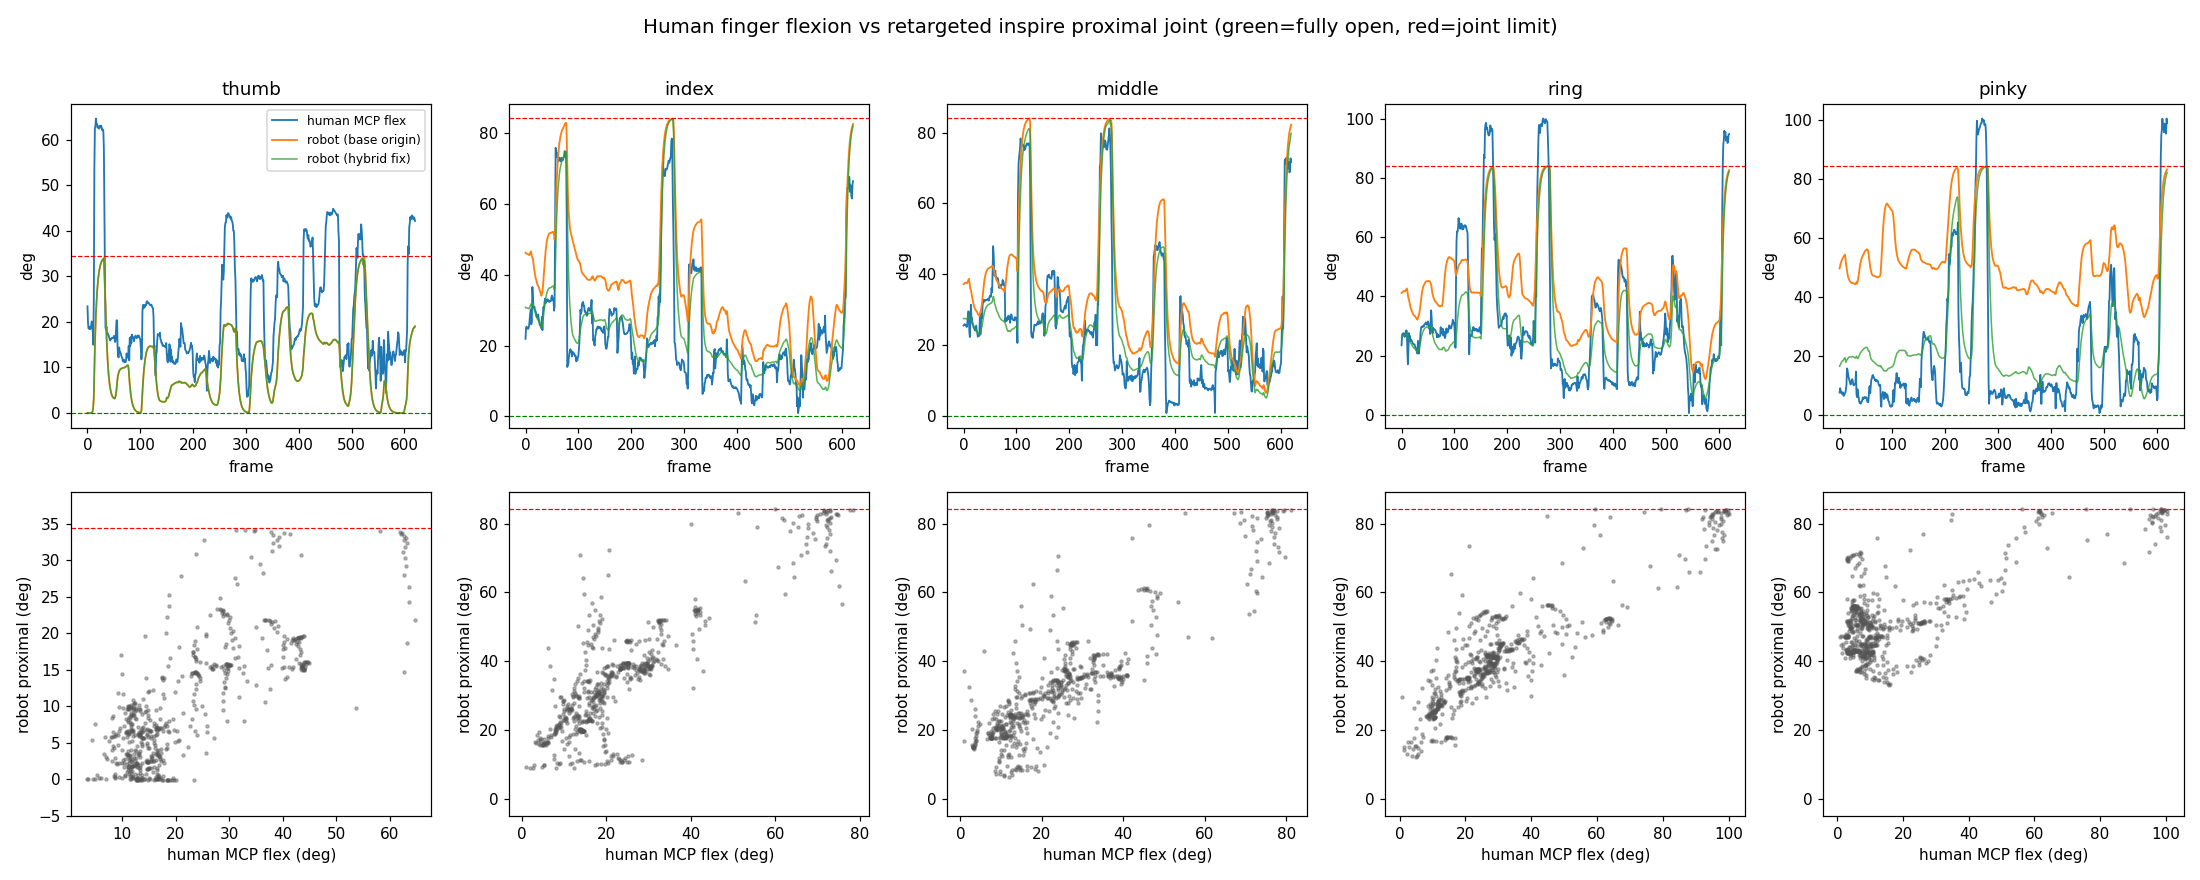

Generate this figure with Python:
"""
Diagnose the open<->close amplitude mismatch between the human hand in the video
and the retargeted inspire hand.

For every frame we measure:
  - human per-finger MCP flexion angle (deg)  = angle(wrist->MCP , MCP->PIP)
        ~0 deg when the finger is flat/extended, grows as it curls.
  - robot per-finger *_proximal_joint angle (deg) from retarget() qpos.
        joint limit is [0, 1.47 rad] = [0, 84.2 deg]  (0 = extended, 84 = curled)
  - human finger SPREAD (fan angle between index and pinky), which the inspire
        4 fingers physically cannot reproduce (no abduction joint).

Then we sweep scaling_factor to see whether the range can be recovered by tuning.

Run:
  MSYS_NO_PATHCONV=1 wsl.exe -d Ubuntu-22.04 --cd '<this dir>' -- \
      /home/zhang123/ros2_ws/enter/envs/lerobot/bin/python diag_openness.py
Env: MAX_FRAMES (default all)
"""
import os
import sys
from pathlib import Path

import cv2
import numpy as np

HERE = Path(__file__).resolve().parent
REPO = HERE.parents[2]                      # .../dex-retargeting
sys.path.insert(0, str(REPO / "src"))
sys.path.insert(0, str(HERE.parent))        # for single_hand_detector

from dex_retargeting.retargeting_config import RetargetingConfig       # noqa: E402
from single_hand_detector import SingleHandDetector                    # noqa: E402

URDF_DIR = REPO / "assets" / "robots" / "hands"
CFG = REPO / "src" / "dex_retargeting" / "configs" / "teleop" / "inspire_hand_right.yml"

# locate the video
DATA = HERE.parent / "data"
vids = sorted(DATA.glob("*.mp4"))
VIDEO = DATA / "human_hand_video.mp4"
if not VIDEO.exists():
    if not vids:
        raise SystemExit(f"No .mp4 found in {DATA}")
    VIDEO = vids[0]

MAX_FRAMES = int(os.environ.get("MAX_FRAMES", "100000"))

# MANO / mediapipe 21-keypoint indices
WRIST = 0
FINGERS = {
    "thumb":  dict(mcp=2,  pip=3,  tip=4,  prox="thumb_proximal_pitch_joint"),
    "index":  dict(mcp=5,  pip=6,  tip=8,  prox="index_proximal_joint"),
    "middle": dict(mcp=9,  pip=10, tip=12, prox="middle_proximal_joint"),
    "ring":   dict(mcp=13, pip=14, tip=16, prox="ring_proximal_joint"),
    "pinky":  dict(mcp=17, pip=18, tip=20, prox="pinky_proximal_joint"),
}
LIMIT_DEG = np.rad2deg(1.47)   # proximal joint upper limit for the 4 fingers


def ang(u, v):
    """angle between two vectors, degrees"""
    nu, nv = np.linalg.norm(u), np.linalg.norm(v)
    if nu < 1e-9 or nv < 1e-9:
        return 0.0
    c = np.clip(np.dot(u, v) / (nu * nv), -1.0, 1.0)
    return float(np.rad2deg(np.arccos(c)))


def human_mcp_flexion(jp, mcp, pip):
    meta = jp[mcp] - jp[WRIST]     # wrist -> MCP  (metacarpal ray)
    prox = jp[pip] - jp[mcp]       # MCP  -> PIP  (proximal phalanx)
    return ang(meta, prox)


def human_spread(jp):
    """fan angle between the index and pinky finger directions (MCP->tip)"""
    vi = jp[FINGERS["index"]["tip"]] - jp[FINGERS["index"]["mcp"]]
    vp = jp[FINGERS["pinky"]["tip"]] - jp[FINGERS["pinky"]["mcp"]]
    return ang(vi, vp)


def span(a, lo=5, hi=95):
    a = np.asarray(a)
    return np.percentile(a, lo), np.percentile(a, hi)


def main():
    RetargetingConfig.set_default_urdf_dir(str(URDF_DIR))
    print(f"video : {VIDEO.name}")
    print(f"config: {CFG.name}\n")

    # ---- pass 1: detect all keypoints once, cache them ----
    detector = SingleHandDetector(hand_type="Right", selfie=False)
    cap = cv2.VideoCapture(str(VIDEO))
    joints = []          # list of (21,3) metric MANO-frame keypoints
    n_read = n_found = 0
    while n_read < MAX_FRAMES:
        ok, bgr = cap.read()
        if not ok:
            break
        n_read += 1
        rgb = cv2.cvtColor(bgr, cv2.COLOR_BGR2RGB)
        num, jp, _, _ = detector.detect(rgb)
        if num > 0:
            joints.append(jp)
            n_found += 1
    cap.release()
    print(f"frames read={n_read}  hand detected={n_found}\n")
    if n_found < 5:
        raise SystemExit("Too few detections.")
    J = np.stack(joints)   # (F,21,3)

    # ---- human metrics ----
    human_flex = {f: np.array([human_mcp_flexion(jp, d["mcp"], d["pip"])
                               for jp in J]) for f, d in FINGERS.items()}
    spread = np.array([human_spread(jp) for jp in J])

    # ---- robot metrics (override-driven; ref built from the built optimizer's
    #      own human indices so base-origin and local-origin variants both work) ----
    def run_retarget(override):
        rt = RetargetingConfig.load_from_file(str(CFG), override=override).build()
        names = rt.joint_names
        idx = {f: names.index(d["prox"]) for f, d in FINGERS.items()}
        yaw_i = names.index("thumb_proximal_yaw_joint")
        hi = np.asarray(rt.optimizer.target_link_human_indices)
        origin_h, task_h = hi[0], hi[1]
        out = {f: [] for f in FINGERS}
        yaw = []
        for jp in J:
            ref = jp[task_h, :] - jp[origin_h, :]
            q = rt.retarget(ref)
            for f in FINGERS:
                out[f].append(np.rad2deg(q[idx[f]]))
            yaw.append(np.rad2deg(q[yaw_i]))
        return {f: np.array(v) for f, v in out.items()}, np.array(yaw)

    robot_flex, robot_yaw = run_retarget({"scaling_factor": 1.15})

    # ================= REPORT =================
    print("=" * 78)
    print("FLEXION (open<->close)  —  per finger, degrees")
    print("  human = MCP flexion angle;  robot = proximal joint (limit 0..%.0f deg)" % LIMIT_DEG)
    print("-" * 78)
    print(f"{'finger':7} | {'HUMAN p5..p95 (span)':26} | {'ROBOT p5..p95 (span)':26} | robot/limit")
    print("-" * 78)
    for f in FINGERS:
        h5, h95 = span(human_flex[f])
        r5, r95 = span(robot_flex[f])
        hspan = h95 - h5
        rspan = r95 - r5
        lim = LIMIT_DEG if f != "thumb" else np.rad2deg(0.6)
        print(f"{f:7} | {h5:6.1f}..{h95:6.1f}  ({hspan:5.1f}) | "
              f"{r5:6.1f}..{r95:6.1f}  ({rspan:5.1f}) | {100*rspan/lim:4.0f}% of range")
    print("-" * 78)
    print("  If ROBOT span << HUMAN span, the open/close amplitude is being compressed.")
    print("  robot p5 near 0  = hand fully opens/flattens;  p95 near limit = fully closes.\n")

    print("=" * 78)
    print("SPREAD (fingers splaying apart)  —  degrees, index-vs-pinky fan angle")
    s5, s95 = span(spread)
    print(f"  human spread: {s5:5.1f} .. {s95:5.1f}   (varies by {s95-s5:.1f} deg)")
    print(f"  robot spread: FIXED — inspire's 4 fingers have NO abduction joint.")
    print(f"                only thumb yaw moves sideways (limit 0..{np.rad2deg(1.308):.0f} deg).\n")

    # ---- scaling sweep (index finger, reusing cached keypoints) ----
    print("=" * 78)
    print("SCALING SWEEP — effect on INDEX proximal (deg), does tuning recover range?")
    print("-" * 78)
    print(f"{'scaling':8} | {'index p5..p95 (span)':26} | opens? (p5~0)  closes? (p95~84)")
    print("-" * 78)
    for s in [1.0, 1.15, 1.3, 1.5, 1.7, 2.0]:
        rf, _ = run_retarget({"scaling_factor": s})
        r5, r95 = span(rf["index"])
        opens = "yes" if r5 < 12 else ("~" if r5 < 25 else "NO")
        closes = "yes" if r95 > 72 else ("~" if r95 > 55 else "NO")
        print(f"{s:8.2f} | {r5:6.1f}..{r95:6.1f}  ({r95-r5:5.1f}) | "
              f"open={opens:3}   close={closes}")
    print("=" * 78)

    # ---- FIX TEST: local per-finger origin (each finger's own MCP) instead of base ----
    # origin link = each finger's proximal (MCP) link; human origin = that finger's MCP.
    # removes the shared far-away palm offset so each finger's curl maps locally.
    local_override = {
        "target_origin_link_names": ["thumb_proximal_base", "index_proximal",
                                     "middle_proximal", "ring_proximal", "pinky_proximal"],
        "target_link_human_indices": np.array([[2, 5, 9, 13, 17],
                                               [4, 8, 12, 16, 20]]),
        "scaling_factor": 1.15,
    }
    robot_local, _ = run_retarget(local_override)

    # HYBRID: keep thumb on base origin (opposition needs it), fingers local.
    hybrid_override = {
        "target_origin_link_names": ["base", "index_proximal",
                                     "middle_proximal", "ring_proximal", "pinky_proximal"],
        "target_link_human_indices": np.array([[0, 5, 9, 13, 17],
                                               [4, 8, 12, 16, 20]]),
        "scaling_factor": 1.15,
    }
    robot_hybrid, _ = run_retarget(hybrid_override)

    print()
    print("=" * 78)
    print("FIX TEST — proximal p5..p95 (deg); p5 near 0 = finger fully opens")
    print("-" * 78)
    print(f"{'finger':7} | {'BASE (shipped)':20} | {'ALL-LOCAL':20} | {'HYBRID (recommend)':20}")
    print("-" * 78)
    for f in FINGERS:
        b5, b95 = span(robot_flex[f])
        l5, l95 = span(robot_local[f])
        h5, h95 = span(robot_hybrid[f])
        print(f"{f:7} | {b5:5.1f}..{b95:5.1f} sp{b95-b5:5.1f} | "
              f"{l5:5.1f}..{l95:5.1f} sp{l95-l5:5.1f} | "
              f"{h5:5.1f}..{h95:5.1f} sp{h95-h5:5.1f}")
    print("=" * 78)
    print("  HYBRID = thumb keeps base origin, 4 fingers use their own MCP as origin.")

    # ---- plot ----
    try:
        import matplotlib
        matplotlib.use("Agg")
        import matplotlib.pyplot as plt
        order = ["thumb", "index", "middle", "ring", "pinky"]
        fig, axes = plt.subplots(2, 5, figsize=(20, 8))
        for j, f in enumerate(order):
            lim = LIMIT_DEG if f != "thumb" else np.rad2deg(0.6)
            # time series
            ax = axes[0, j]
            ax.plot(human_flex[f], label="human MCP flex", color="#1f77b4", lw=1.2)
            ax.plot(robot_flex[f], label="robot (base origin)", color="#ff7f0e", lw=1.2)
            ax.plot(robot_hybrid[f], label="robot (hybrid fix)", color="#2ca02c", lw=1.0, alpha=.8)
            ax.axhline(lim, ls="--", c="r", lw=.8)
            ax.axhline(0, ls="--", c="g", lw=.8)
            ax.set_title(f"{f}"); ax.set_xlabel("frame"); ax.set_ylabel("deg")
            if j == 0:
                ax.legend(fontsize=8)
            # scatter human vs robot
            ax2 = axes[1, j]
            ax2.scatter(human_flex[f], robot_flex[f], s=4, alpha=.4, color="#555")
            ax2.axhline(lim, ls="--", c="r", lw=.8)
            ax2.set_xlabel("human MCP flex (deg)")
            ax2.set_ylabel("robot proximal (deg)")
            ax2.set_ylim(-5, max(lim, robot_flex[f].max()) + 5)
        fig.suptitle("Human finger flexion vs retargeted inspire proximal joint "
                     "(green=fully open, red=joint limit)", fontsize=13)
        fig.tight_layout(rect=[0, 0, 1, 0.97])
        out = HERE / "diag_openness.png"
        fig.savefig(out, dpi=110)
        print(f"\nsaved plot -> {out}")
    except Exception as e:
        print(f"(plot skipped: {e})")


if __name__ == "__main__":
    main()
